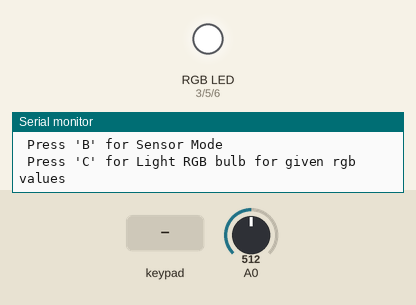
Recording of a sketch running on a simulated Arduino Uno, built with avr-gcc and run on an emulated ATmega328P. On the bench: an RGB LED mixed from three pins (HIGH = lit), the last lines printed to the serial monitor. The test bench sets the inputs (shaded band); at power-on: A0 = 512.

Above: at 1.2 s.
1.3 s: key 'B' pressed
At 2.5 s:
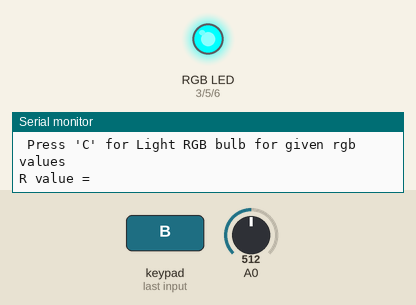
9.8 s: keypad keys 1 2 A pressed 0.4 s apart
14.0 s: key 'A' pressed
At 16.3 s:
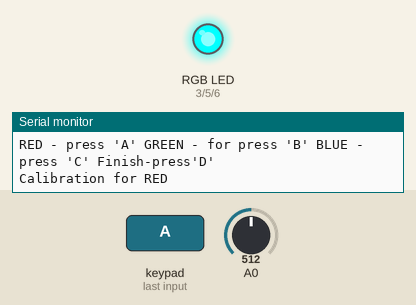
17.0 s: key 'C' pressed
At 22.8 s:
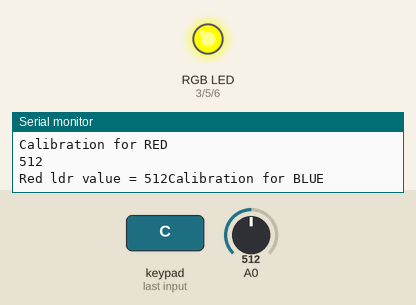
Timing chart, 0 to 23.5 s (numbered marks = the images above; inputs shaded):
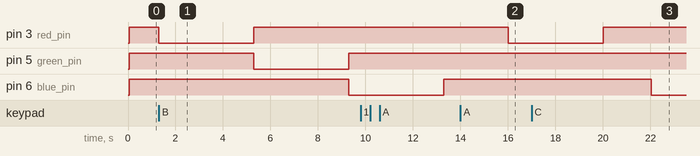

Measured:
- after the input at 1.3 s, pin 3 (red_pin): HIGH → LOW at once, → HIGH 4.0 s later; pin 5 (green_pin): HIGH → LOW after 4.0 s, → HIGH 4.0 s later; pin 6 (blue_pin): HIGH → LOW after 8.0 s
- after the input at 14.0 s, pin 3 (red_pin): HIGH → LOW after 2.0 s
- after the input at 17.0 s, pin 6 (blue_pin): HIGH → LOW after 5.0 s

The sketch:

final_01.ino
```cpp
#include <Keypad.h>
#include <LiquidCrystal.h>

const int rs = 13, en = 12, d4 = 11, d5 = 10, d6 = 9, d7 = 8;
LiquidCrystal lcd(rs, en, d4, d5, d6, d7);

const byte ROWS = 4; //four rows
const byte COLS = 4; //four columns
//define the cymbols on the buttons of the keypads
char hexaKeys[ROWS][COLS] = {
  {'1','2','3','A'},
  {'4','5','6','B'},
  {'7','8','9','C'},
  {'*','0','#','D'}
};
byte rowPins[ROWS] = {7, 4, 2, A5}; //connect to the row pinouts of the keypad
byte colPins[COLS] = { A4, A3, A2, A1}; //connect to the column pinouts of the keypad

//initialize an instance of class NewKeypad
Keypad customKeypad = Keypad( makeKeymap(hexaKeys), rowPins, colPins, ROWS, COLS);

int Red_max = 696;
int Green_max = 465;
int Blue_max = 224;
int red_pin = 3 ;
int green_pin = 5 ;
int blue_pin = 6 ;
char led;
int Sample_f_red,Sample_f_green,Sample_f_blue,value_ldr;
String num="";

void setup()
{
Serial.begin(9600);
Serial.print("Select Mode\n Press 'A' for calibration\n Press 'B' for Sensor Mode \n Press 'C' for Light RGB bulb for given rgb values\n");
pinMode(red_pin,OUTPUT);
pinMode(green_pin,OUTPUT);
pinMode(blue_pin,OUTPUT);
}
void loop()
{
   char key = customKeypad.getKey();
   if (key)
   {
    if (key == 'A') {calibration();}              // Mode-1  Calibration                           ******************************
    if (key == 'B'){Sensor();}                    // Mode-2  Sensoring                             ******************************
    if (key == 'C'){Light_RGB_Given_Values();}    // Mode-3  Light RGB bulb for given rgb values   ******************************
   }
   else{setColor(255,255,255);}
}

void setColor(int redValue, int greenValue, int blueValue) {
  analogWrite(red_pin, redValue);
  analogWrite(green_pin, greenValue);
  analogWrite(blue_pin, blueValue);                        }

void calibration()
{ Serial.println("\nRED - press 'A' GREEN - for press 'B' BLUE - press 'C' Finish-press'D'" );
  while (1)
  {
  char key = customKeypad.getKey();
  if (key)
  {
  if (key=='D'){Serial.print("\n\nSelect Mode\n Press 'A' for calibration\n Press 'B' for Sensor Mode \n Press 'C' for Light RGB bulb for given rgb values\n");
  break;}
  switch (key)
  {
    case 'A':
  Serial.print("Calibration for RED\n");
  delay(2000);
  setColor(0,255,255);
  delay(3000);
  Red_max = read_ldr_val();
  Serial.print("Red ldr value = "+String(Red_max));
  setColor(255,255,255);
  break;
    case 'B':
  Serial.print("\nCalibration for GREEN\n");
  delay(2000);
  setColor(255,0,255);
  delay(3000);
  Green_max = read_ldr_val();
  Serial.print("GREEN ldr value = "+String(Green_max)+"\n");
  setColor(255,255,255);
  break;
     case 'C':
  Serial.print("Calibration for BLUE\n");
  delay(2000);
  setColor(255,255,0);
  delay(3000);
  Blue_max = read_ldr_val();
  Serial.print("BLUE ldr value = "+String(Blue_max)+"\n");
  setColor(255,255,255);
  break;
  }}}}

void Sensor()
{
 Serial.print("\nR value = ");
 setColor(0, 255, 255);
 delay(3000);
 int r1 = read_ldr_val();
 int r_f = mapping(r1,Red_max,358);
 Serial.print(r_f);

 Serial.print("\nG value = ");
 setColor(255, 0, 255);
 delay(3000);
 int g1 = read_ldr_val();
 int g_f = mapping(g1,Green_max,276);
 Serial.print(g_f);

 Serial.print("\nB value = ");
 setColor(255, 255, 0);
 delay(3000);
 int b1 = read_ldr_val();
 int b_f = mapping(b1,Blue_max,95);
 Serial.print(b_f);

 setColor(255, 255, 255);
 Serial.print("\n\nSelect Mode\n Press 'A' for calibration\n Press 'B' for Sensor Mode \n Press 'C' for Light RGB bulb for given rgb values\n");

}

int read_ldr_val()
{
  int sample_ldr_val = analogRead(A0);
  delay(1000);
  Serial.println(sample_ldr_val);
  return (sample_ldr_val);
}

int mapping(int Sample_ldr,int max_,int min_ )
{
    int Sample_f = map(Sample_ldr,min_,max_,0,255);
    if (Sample_f > 255) { Sample_f = 255; }
    if (Sample_f < 0)   { Sample_f = 0;   }
    return Sample_f;
}

void Light_RGB_Given_Values()
{
 Serial.print("\n R = ");
 int r = value();
 Serial.print(" G = ");
 int g = value();
 Serial.print(" B = ");
 int b = value();
 setColor(255-r, 255-g, 255-b);
 delay(10000);//using while loop and get a key to break
 Serial.print("\n\nSelect Mode\n Press 'A' for calibration\n Press 'B' for Sensor Mode \n Press 'C' for Light RGB bulb for given rgb values\n");

}

int value()
{
  int val = 0;
  num="";
  while(1)
  {
  char key = customKeypad.getKey();
  if (key)
  {
  if (key!= NO_KEY &&(key == '1' || key == '2'|| key=='3'||key=='4'||key=='5'||key=='6'||key=='7'||key=='8'||key=='9'||key=='0'))
    {  //lcd.print(key);
       Serial.print(key);
       num = num+key; }
  if (key == '#')
  {
    //lcd.clear();
    val = num.toInt();
    //lcd.print("value = ");
    return val;
  }}}}
```
